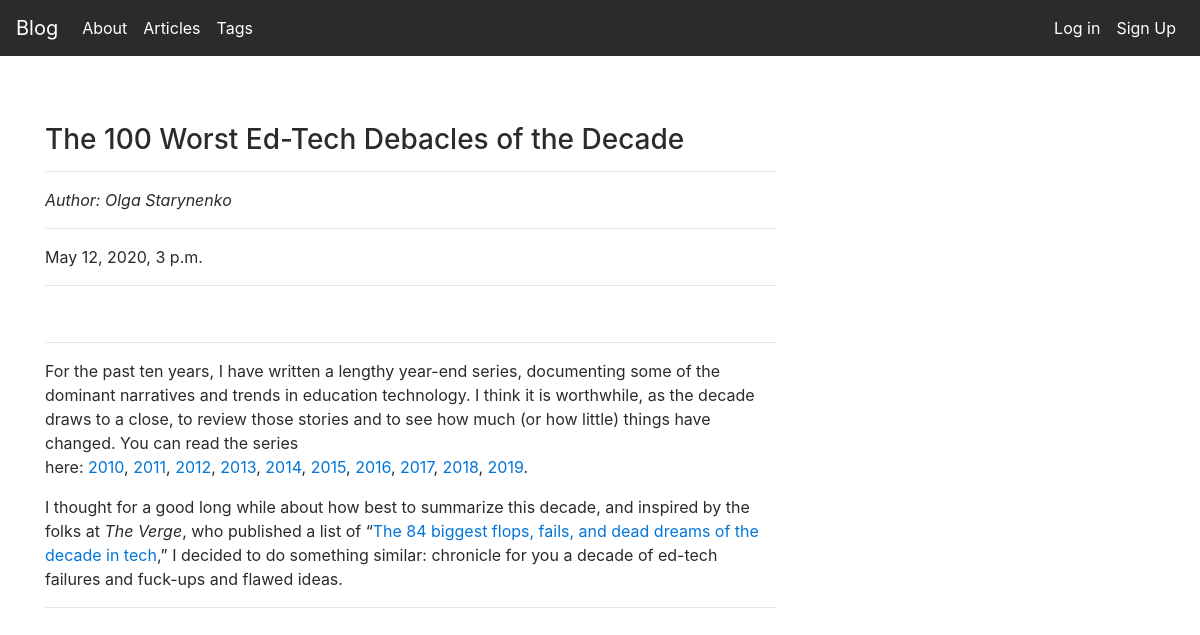
Screenshot of /blog/post/the-100-worst-ed-tech-debacles-of-the-decade-1589295659/ with the database file from the repository.
### blog/models.py (models this page shows, shortened)
class Post(models.Model):
    title = models.CharField(max_length=150, db_index=True )
    slug = models.SlugField(max_length=150, blank=True, unique=True)
    body = RichTextField()
    date_pub = models.DateTimeField(auto_now_add=True)
    tags = models.ManyToManyField('Tag',related_name='posts', blank=True)
    author = models.ForeignKey("accounts.User", on_delete=models.CASCADE, verbose_name="Author", default=1)
    article_image = models.FileField(blank=True, null=True, verbose_name="attachment")
    class Meta:
        ordering = ['-date_pub']

### accounts/models.py (models this page shows, shortened)
class User(AbstractBaseUser, PermissionsMixin):
    REQUIRED_FIELDS = []
    USERNAME_FIELD = "email"
    objects = UserAccountManager()
    email = models.EmailField('email', unique=True, blank=False, null=False)
    first_name = models.CharField('first name', blank=True, null=True, max_length=400)
    last_name = models.CharField('last name', blank=True, null=True, max_length=400)
    is_staff = models.BooleanField('staff status', default=False)
    is_active = models.BooleanField('active', default=True)
    is_verified = models.BooleanField('verified', default=False)
    verification_uuid = models.UUIDField('Unique Verification UUID', default=uuid.uuid4)

### blog/views.py (the view)
# urls.py: path('post/<str:slug>/', PostDetail.as_view(), name='post_detail_url'),
class PostDetail(ObjectDetailMixin, View):
    model = Post
    template = 'blog/post_detail.html'

### blog/utils.py (called while the page is built)
    def get(self, request, slug):
        obj = get_object_or_404(self.model, slug__exact=slug)
        return render(request, self.template, context={self.model.__name__.lower(): obj, 'admin_obj':obj, 'detail':True})

### blog/templates/blog/post_detail.html (shortened to what this page needs)
{% extends 'blog/base_blog.html' %}
{% block content %}
    <div class="row">
        <div class="col-lg-8">
            <h3 class="mt-4">{{ post.title }}</h3>
            <hr>
            <p >
                <i>Author: {{post.author.first_name}} {{ post.author.last_name }}</i>
            </p>
            <hr>
            <p>{{ post.date_pub }}</p>
            <hr>
            <hr>
            <p class="lead">
                {{ post.body|safe }}
            </p>
            <hr>
        </div>
    </div>
{% endblock %}

### blog/templates/blog/base_blog.html (shortened to what this page needs)
{% extends 'base.html' %}

### templates/base.html (shortened to what this page needs)
<!DOCTYPE html>
{% load static %}
<html lang="en">
<head>
    <link rel="stylesheet" href="{% static 'css/bootstrap.min.css' %}">
    <link rel="stylesheet" href="{% static 'css/styles.css'%}">
</head>
<body>
        {% include "blog/includes/navbar.html" %}
        <div style = "margin-top : 100px; margin-bottom:100px;" class = "container">
                    {% block content %}{% endblock %}
        </div>
    </body>
</html>

### blog/templates/blog/includes/navbar.html (shortened to what this page needs)
<nav class="navbar navbar-toggleable-md navbar-inverse fixed-top bg-inverse">
        <a class="navbar-brand" href="{% url 'home' %}"> Blog</a>
        <div class="collapse navbar-collapse" id="navbarCollapse">
          <ul class="navbar-nav mr-auto">
                <li class="nav-item active">
                  <a class="nav-link" href="#">About</a>
                </li>
                <li class="nav-item active">
                    <a class="nav-link" href="{% url 'post_list_url'  %}">Articles</a>
                </li>
                <li class="nav-item active">
                  <a class="nav-link" href="{% url 'tags_list_url' %}">Tags</a>
                </li>
          </ul>
          <ul class="navbar-nav ml-auto">
          {% if request.user.is_authenticated %}
              <li class="nav-item active">
                <a class="nav-link" href="{% url 'accounts:logout' %}">Log out</a>
              </li>
          {% else %}
              <li class="nav-item active">
                <a class="nav-link" href="{% url 'accounts:login' %}">Log in</a>
              </li>
          {% endif %}
              <li class="nav-item active">
                <a class="nav-link" href="{% url 'accounts:Signup'  %}">Sign Up</a>
              </li>
          </ul>
        </div>
</nav>

### rows the page displays
Post: title "The 100 Worst Ed-Tech Debacles of the Decade", author.first_name "Olga", author.last_name "Starynenko", date_pub "May 12, 2020, 3 p.m.", body "For the past ten years, I have written a lengthy year-end series, documenting some of the dominant narratives and trends in education technology. I think it is worthwhile, as the decade draws to a close, to review those stories and to see how much (or how little) things have changed. You can read the series here: 2010 , 2011 , 2012 , 2013 , 2014 , 2015 , 2016 , 2017 , 2018 , 2019 . I thought for a good long while about how best to summarize this decade, and inspired by the folks at The Verge , who published a list of “ The 84 biggest flops, fails, and dead dreams of the decade in tech ,” I decided to do something similar: chronicle for you a decade of ed-tech failures and fuck-ups and…"
